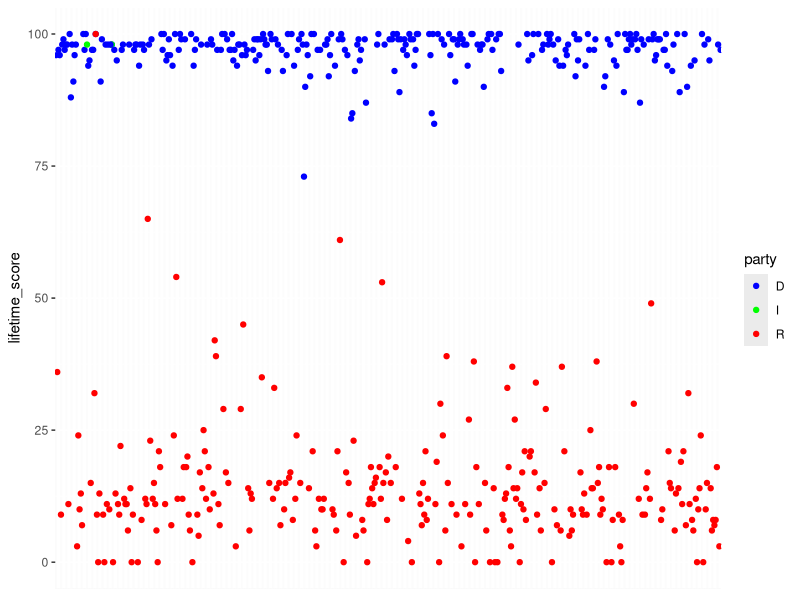
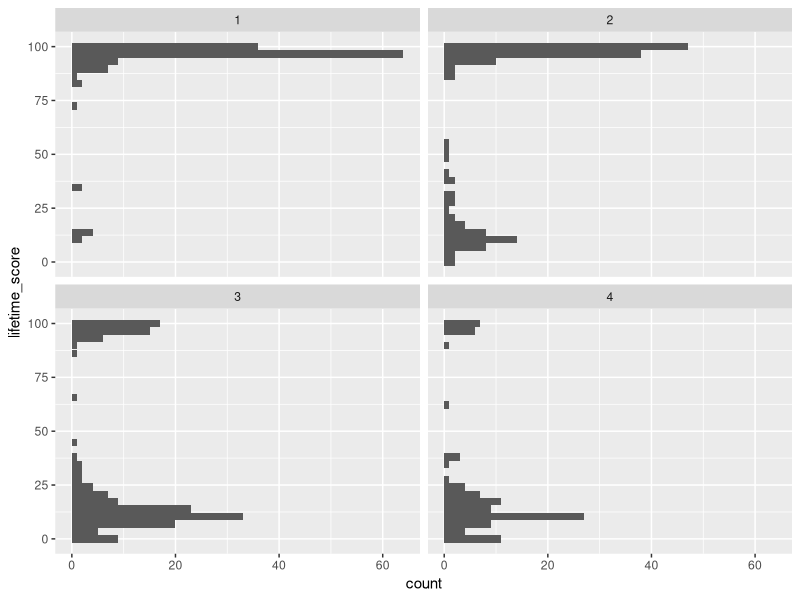
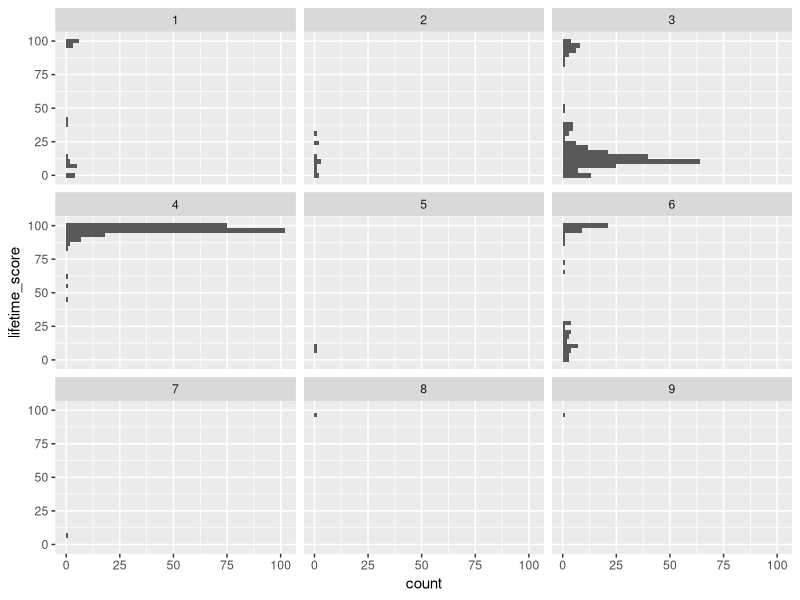
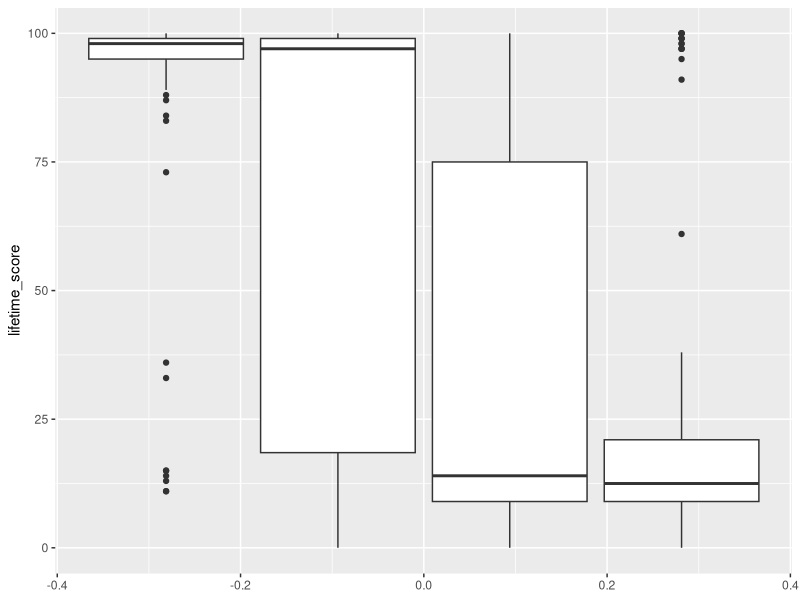
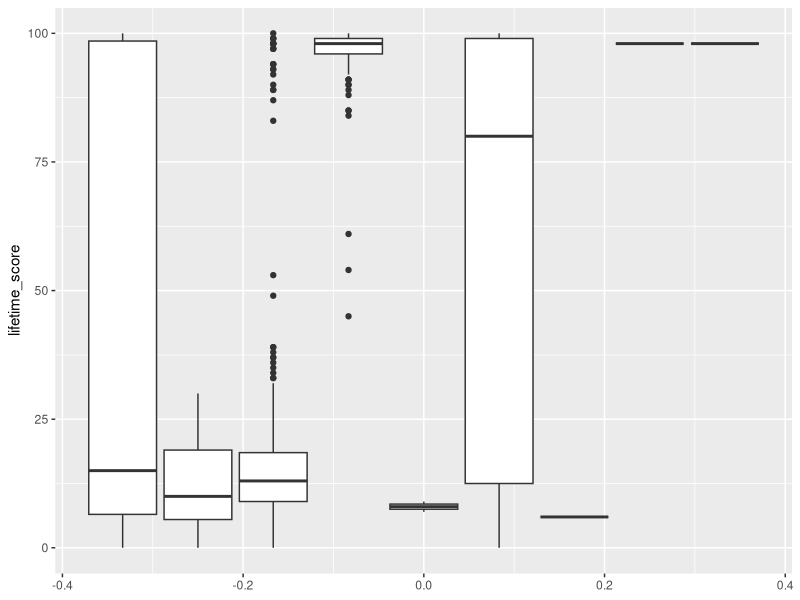
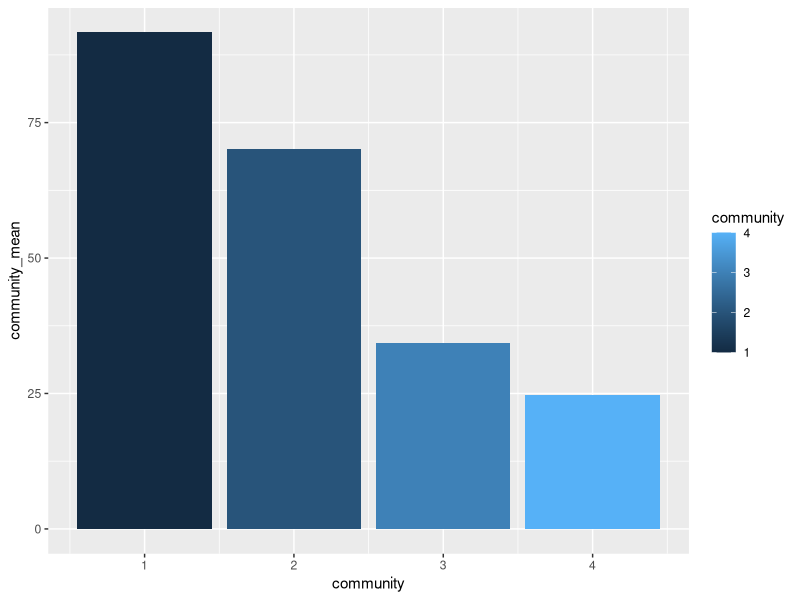
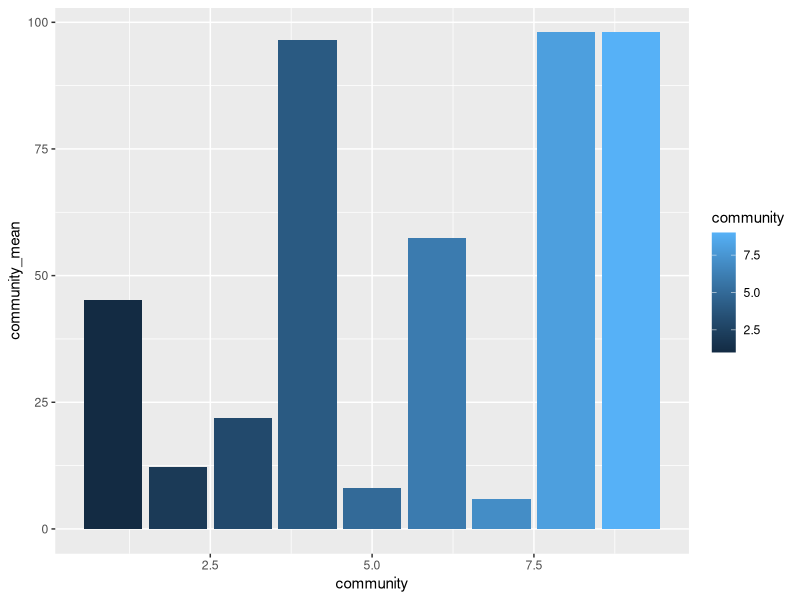

Recreate these plots in R, in order.
## ---- chunk 1
library(tidyverse)
library(ggplot2)
individuals = read_csv("./individual_communities_and_scores.csv")
pacs = read_csv("./pac_communities_and_scores.csv")
individuals = individuals %>% 
  mutate(party = str_sub(congresspeople, -2, -2))

individuals = individuals %>% 
  drop_na() %>% 
  rename(score = score1) %>% 
  rename(lifetime_score = lifetime_score1)

pacs = pacs %>% 
  drop_na() %>% 
  rename(score = score1) %>% 
  rename(lifetime_score = lifetime_score1)

## ---- chunk 2
ggplot(individuals, mapping = aes(x = name, y = lifetime_score, color = party))+
  scale_color_manual(breaks = c("D", "I", "R"), 
                    values = c("blue", "green", "red"))+
  theme(axis.title.x = element_blank(),
        axis.ticks.x = element_blank(),
        axis.text.x = element_blank())+
  geom_point()
## ---- chunk 3
ggplot(individuals, mapping = aes(y = lifetime_score))+
  geom_histogram()+
  facet_wrap(~community)
## ---- chunk 4
ggplot(pacs, mapping = aes(y = lifetime_score))+
  geom_histogram()+
  facet_wrap(~community)

## ---- chunk 5
ggplot(individuals, mapping = aes(group = community, y = lifetime_score))+
  geom_boxplot()
## ---- chunk 6
ggplot(pacs, mapping = aes(group = community, y = lifetime_score))+
  geom_boxplot()

## ---- chunk 7
individual_means = individuals %>% 
  group_by(community) %>% 
  summarize(community_mean = mean(lifetime_score))

ggplot(individual_means, mapping = aes(x = community, y = community_mean, fill = community))+
  geom_bar(stat="identity")
## ---- chunk 8
individual_anova = aov(lifetime_score ~ community, data = individuals)
summary(individual_anova)

## ---- chunk 9
pacs_means = pacs %>% 
  group_by(community) %>% 
  summarize(community_mean = mean(lifetime_score))

ggplot(pacs_means, mapping = aes(x = community, y = community_mean, fill = community))+
  geom_bar(stat="identity")

## ---- chunk 10
pacs_anova = aov(lifetime_score ~ community, data = pacs)
summary(individual_anova)

